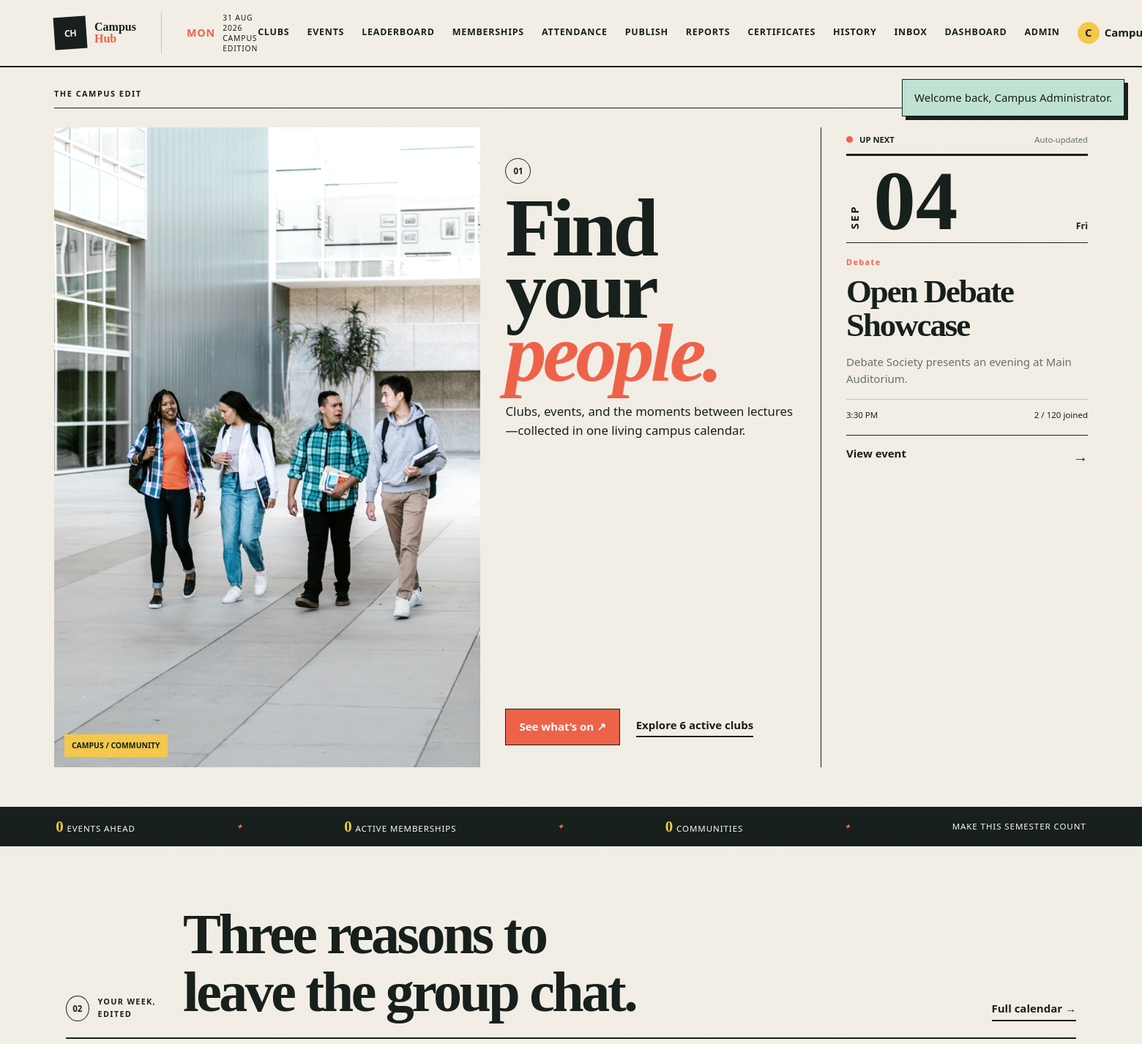
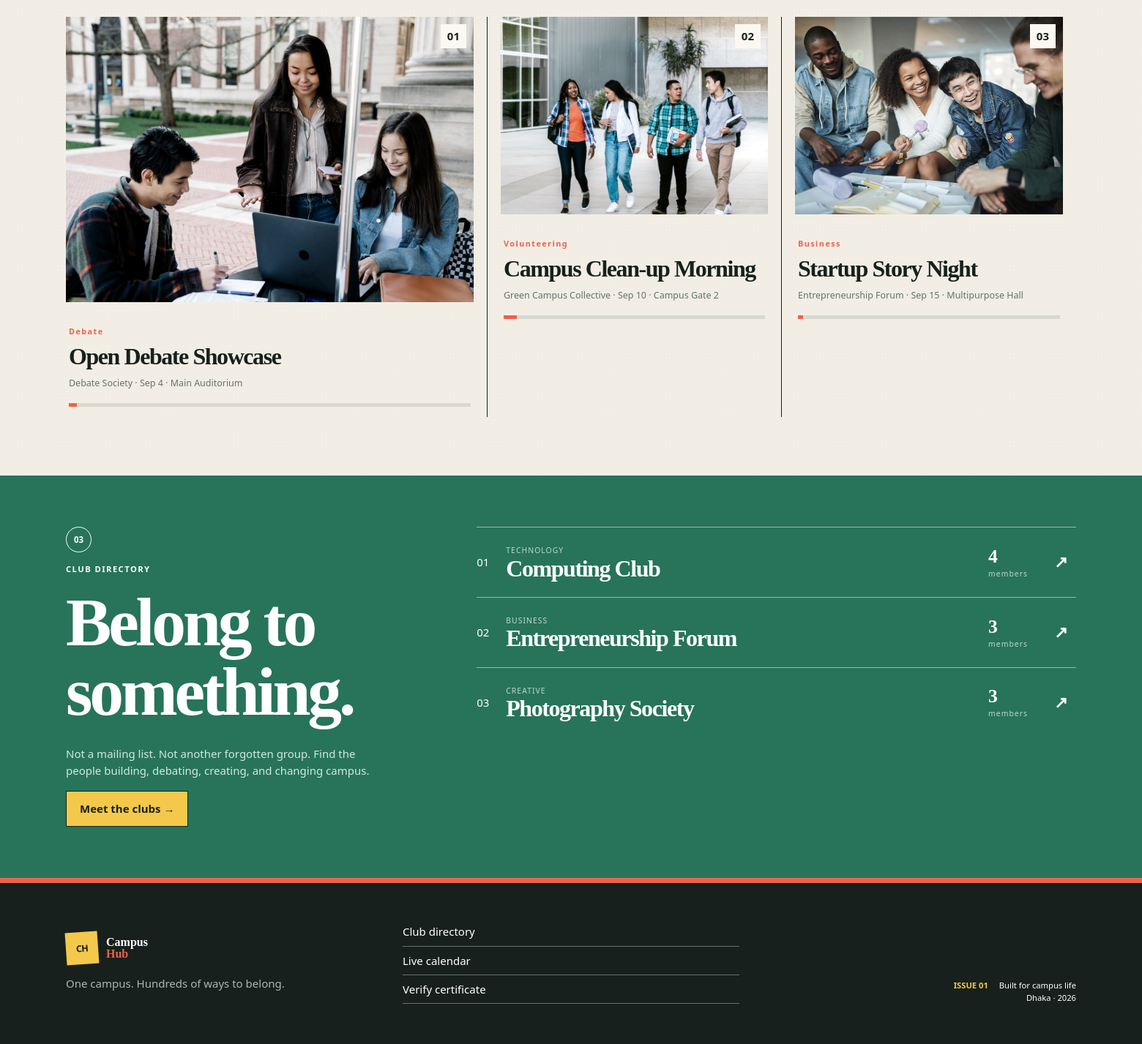
/ (signed in), run on the app's committed database (2 pictures, top to bottom).
### tables this page shows
CREATE TABLE events (
  event_id BIGINT UNSIGNED AUTO_INCREMENT PRIMARY KEY,
  club_id BIGINT UNSIGNED NOT NULL,
  created_by_user_id BIGINT UNSIGNED NOT NULL,
  title VARCHAR(180) NOT NULL,
  description TEXT NOT NULL,
  event_category VARCHAR(80) NOT NULL,
  event_date DATE NOT NULL,
  start_time TIME NOT NULL,
  end_time TIME NULL,
  venue VARCHAR(180) NOT NULL,
  maximum_participants INT UNSIGNED NOT NULL,
  registration_deadline DATE NULL,
  poster VARCHAR(255) NULL,
  status ENUM('Draft','Upcoming','Ongoing','Completed','Cancelled') NOT NULL DEFAULT 'Draft',
  created_at TIMESTAMP NOT NULL DEFAULT CURRENT_TIMESTAMP,
  updated_at TIMESTAMP NOT NULL DEFAULT CURRENT_TIMESTAMP ON UPDATE CURRENT_TIMESTAMP,
  CONSTRAINT fk_event_club FOREIGN KEY (club_id) REFERENCES clubs(club_id) ON DELETE CASCADE,
  CONSTRAINT fk_event_creator FOREIGN KEY (created_by_user_id) REFERENCES users(user_id),
  CONSTRAINT chk_event_capacity CHECK (maximum_participants > 0),
  CONSTRAINT chk_event_deadline CHECK (registration_deadline IS NULL OR registration_deadline <= event_date),
  INDEX idx_event_discovery (status, event_date, event_category)
);

CREATE TABLE clubs (
  club_id BIGINT UNSIGNED AUTO_INCREMENT PRIMARY KEY,
  club_name VARCHAR(140) NOT NULL UNIQUE,
  description TEXT NOT NULL,
  category VARCHAR(80) NOT NULL,
  logo VARCHAR(255) NULL,
  contact_information VARCHAR(190) NULL,
  status ENUM('Pending','Active','Suspended') NOT NULL DEFAULT 'Pending',
  created_at TIMESTAMP NOT NULL DEFAULT CURRENT_TIMESTAMP,
  INDEX idx_club_category_status (category, status)
);

### includes/functions.php (called while the page is built, shortened)
<?php
function e(?string $value): string
{
    return htmlspecialchars($value ?? '', ENT_QUOTES, 'UTF-8');
}
function app_base_url(): string
{
    static $baseUrl = null;
    if ($baseUrl !== null) {
        return $baseUrl;
    }
    $scriptName = str_replace('\\', '/', $_SERVER['SCRIPT_NAME'] ?? '');
    foreach (['/diha/', '/faisal/', '/rifat/', '/mixed/'] as $folder) {
        $position = strpos($scriptName, $folder);
    }
    $baseUrl = rtrim(str_replace('\\', '/', dirname($scriptName)), '/.');
    return $baseUrl;
}
function app_url(string $path = ''): string
{
    $baseUrl = app_base_url();
    $cleanPath = ltrim($path, '/');
    return $cleanPath === '' ? ($baseUrl ?: '/') . '/' : $baseUrl . '/' . $cleanPath;
}
function media_url(?string $path): string
{
    $path = trim((string) $path);
    if (str_starts_with($path, 'assets/') || str_starts_with($path, 'uploads/')) {
        $path = 'mixed/' . $path;
    }
    return app_url($path);
}

### config/database.php (called while the page is built, shortened)
<?php
function db(): PDO
{
    static $pdo = null;
    if ($pdo instanceof PDO) {
        return $pdo;
    }
    $dsn = sprintf('mysql:host=%s;port=%s;dbname=%s;charset=utf8mb4', DB_HOST, DB_PORT, DB_NAME);
    try {
        $pdo = new PDO($dsn, DB_USER, DB_PASS, [
            PDO::ATTR_ERRMODE => PDO::ERRMODE_EXCEPTION,
            PDO::ATTR_DEFAULT_FETCH_MODE => PDO::FETCH_ASSOC,
            PDO::ATTR_EMULATE_PREPARES => false,
        ]);
    } catch (PDOException $exception) {
        http_response_code(500);
        exit('Database connection failed. Start MySQL, import mixed/database/schema.sql and mixed/database/seed.sql in phpMyAdmin, then check mixed/config/database.php.');
    }
    return $pdo;
}

### index.php (the view, shortened to what this page needs)
<?php
$stats = ['clubs' => (int)db()->query("SELECT COUNT(*) FROM clubs WHERE status='Active'")->fetchColumn(),'events' => (int)db()->query("SELECT COUNT(*) FROM events WHERE status='Upcoming' AND event_date>=CURDATE()")->fetchColumn(),'members' => (int)db()->query("SELECT COUNT(*) FROM club_membership WHERE approval_status='Approved' AND membership_status='Active'")->fetchColumn()];
$featured = db()->query("SELECT e.*,c.club_name,COUNT(er.registration_id) registration_count FROM events e JOIN clubs c ON c.club_id=e.club_id LEFT JOIN event_registration er ON er.event_id=e.event_id AND er.registration_status='Registered' WHERE e.status='Upcoming' AND e.event_date>=CURDATE() GROUP BY e.event_id ORDER BY e.event_date,e.start_time LIMIT 3")->fetchAll();
$clubs = db()->query("SELECT c.*,COUNT(DISTINCT cm.membership_id) member_count,MIN(e.event_date) next_event FROM clubs c LEFT JOIN club_membership cm ON cm.club_id=c.club_id AND cm.approval_status='Approved' LEFT JOIN events e ON e.club_id=c.club_id AND e.status='Upcoming' AND e.event_date>=CURDATE() WHERE c.status='Active' GROUP BY c.club_id ORDER BY member_count DESC LIMIT 3")->fetchAll();
$hero = $featured[0] ?? null;
$images = ['assets/images/campus-study.jpg','assets/images/club-collaboration.jpg','assets/images/campus-walk.jpg'];
require __DIR__.'/includes/header.php';
?>
<section class="front-page">
  <div class="front-kicker"><span>THE CAMPUS EDIT</span><span><?=e(strtoupper(date('l, F j')))?> · LIVE</span></div>
  <div class="lead-grid">
    <article class="lead-story">
      <div class="lead-photo"><img src="<?= e(app_url('mixed/assets/images/campus-walk.jpg')) ?>" alt="Students walking together on campus"><span class="photo-label">CAMPUS / COMMUNITY</span></div>
      <div class="lead-copy"><span class="section-number">01</span><h1>Find your<br><em>people.</em></h1><p>Clubs, events, and the moments between lectures—collected in one living campus calendar.</p><div class="hero-actions"><a class="button button-coral" href="<?= e(app_url('diha/events.php')) ?>">See what’s on ↗</a><a class="underlined-link" href="<?= e(app_url('diha/clubs.php')) ?>">Explore <?= $stats['clubs'] ?> active clubs</a></div></div>
    </article>
    <aside class="now-column">
      <div class="now-head"><span class="live-pip"></span><strong>UP NEXT</strong><span>Auto-updated</span></div>
      <?php if ($hero):?><div class="date-poster"><span><?=e(strtoupper(date('M', strtotime($hero['event_date']))))?></span><strong><?=e(date('d', strtotime($hero['event_date'])))?></strong><small><?=e(date('D', strtotime($hero['event_date'])))?></small></div><span class="story-tag"><?=e($hero['event_category'])?></span><h2><?=e($hero['title'])?></h2><p><?=e($hero['club_name'])?> presents an evening at <?=e($hero['venue'])?>.</p><div class="rule-meta"><span><?=e(date('g:i A', strtotime($hero['start_time'])))?></span><span><?=(int)$hero['registration_count']?> / <?=(int)$hero['maximum_participants']?> joined</span></div><a class="arrow-link" href="<?= e(app_url('diha/events.php')) ?>">View event <b>→</b></a><?php endif;?>
    </aside>
  </div>
</section>
<section class="ticker" aria-label="Live campus statistics"><div class="ticker-track"><span><b data-count="<?=$stats['events']?>">0</b> events ahead</span><i>✦</i><span><b data-count="<?=$stats['members']?>">0</b> active memberships</span><i>✦</i><span><b data-count="<?=$stats['clubs']?>">0</b> communities</span><i>✦</i><span>Make this semester count</span></div></section>
<section class="editorial-section">
  <header class="editorial-heading"><div><span class="section-number">02</span><p>YOUR WEEK, EDITED</p></div><h2>Three reasons to<br>leave the group chat.</h2><a class="underlined-link" href="<?= e(app_url('diha/events.php')) ?>">Full calendar →</a></header>
  <div class="story-grid"><?php foreach ($featured as $i => $event):?><article class="event-story reveal" style="--delay:<?=$i * 90?>ms"><div class="story-image"><img src="<?=e(media_url($event['poster'] ?: $images[$i % count($images)]))?>" alt=""><span><?=e(str_pad((string)($i + 1), 2, '0', STR_PAD_LEFT))?></span></div><div class="story-body"><span class="story-tag"><?=e($event['event_category'])?></span><h3><?=e($event['title'])?></h3><p><?=e($event['club_name'])?> · <?=e(date('M j', strtotime($event['event_date'])))?> · <?=e($event['venue'])?></p><div class="capacity"><span style="width:<?=min(100, round(((int)$event['registration_count'] / (int)$event['maximum_participants']) * 100))?>%"></span></div></div></article><?php endforeach;?></div>
</section>
<section class="club-spread"><div class="club-spread-intro"><span class="section-number">03</span><p>CLUB DIRECTORY</p><h2>Belong to<br>something.</h2><p>Not a mailing list. Not another forgotten group. Find the people building, debating, creating, and changing campus.</p><a class="button button-sun" href="<?= e(app_url('diha/clubs.php')) ?>">Meet the clubs →</a></div><div class="club-stack"><?php foreach ($clubs as $i => $club):?><a href="<?= e(app_url('diha/clubs.php')) ?>" class="club-line"><span>0<?=$i + 1?></span><div><small><?=e(strtoupper($club['category']))?></small><h3><?=e($club['club_name'])?></h3></div><div><b><?=(int)$club['member_count']?></b><small>members</small></div><strong>↗</strong></a><?php endforeach;?></div></section>
<?php require __DIR__.'/includes/footer.php';?>

### data on the page
events: event_date "SEP", event_date "04", event_date "Fri", event_category "Debate", title "Open Debate Showcase", venue "Main Auditorium", start_time "3:30 PM", maximum_participants "120", poster (picture), i "01", club.club_name "Debate Society", event_date "Sep 4"
clubs: club_name "Debate Society"
events: poster (picture), i "02", event_category "Volunteering", title "Campus Clean-up Morning", club.club_name "Green Campus Collective", event_date "Sep 10", venue "Campus Gate 2"
events: poster (picture), i "03", event_category "Business", title "Startup Story Night", club.club_name "Entrepreneurship Forum", event_date "Sep 15", venue "Multipurpose Hall"
clubs: category "TECHNOLOGY", club_name "Computing Club", member_count "4"
clubs: category "BUSINESS", club_name "Entrepreneurship Forum", member_count "3"
clubs: category "CREATIVE", club_name "Photography Society", member_count "3"

### other printed values
substr($currentUser['full_name'], 0, 1) "C"
$message['message'] "Welcome back, Campus Administrator."
$stats['clubs'] "6"
$hero['registration_count'] "2"
